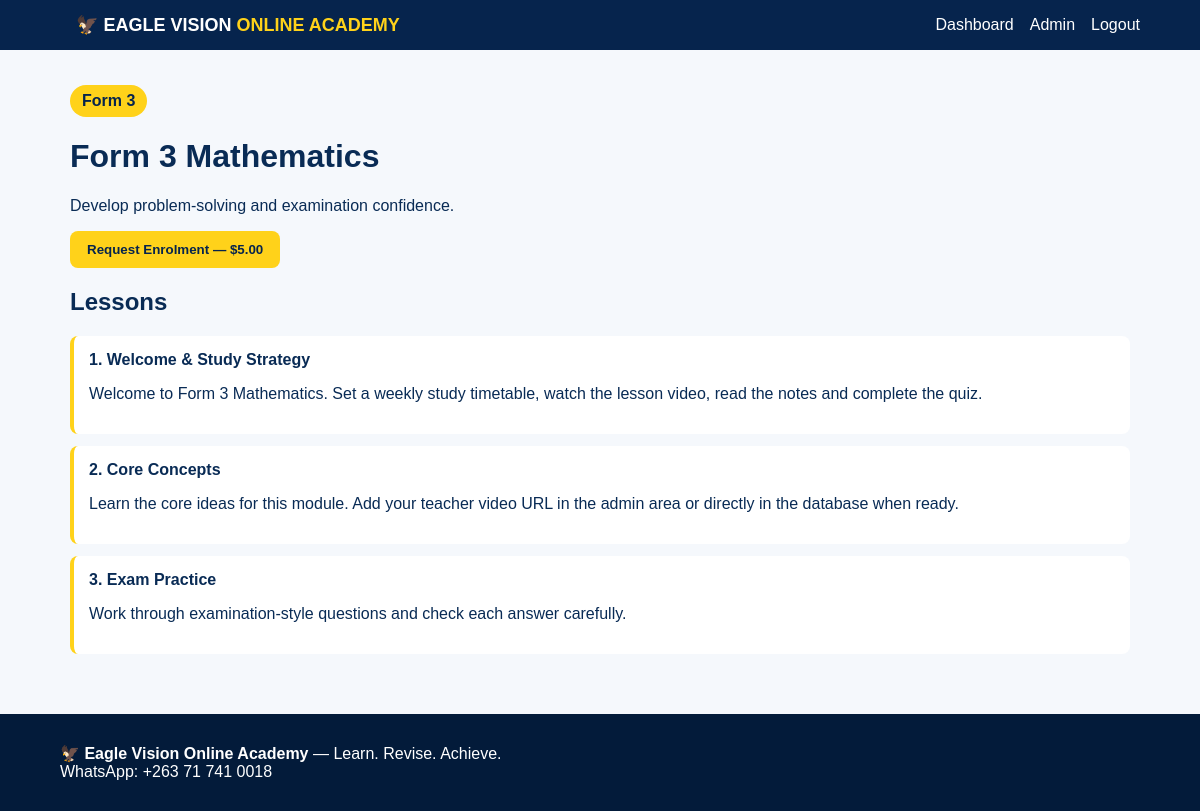
The app's page /course/3 (signed in) with its own data.
### tables this page shows
CREATE TABLE courses(
        id INTEGER PRIMARY KEY AUTOINCREMENT,
        title TEXT NOT NULL,
        level TEXT NOT NULL,
        description TEXT,
        price REAL NOT NULL DEFAULT 0,
        active INTEGER NOT NULL DEFAULT 1
    );

CREATE TABLE lessons(
        id INTEGER PRIMARY KEY AUTOINCREMENT,
        course_id INTEGER NOT NULL,
        title TEXT NOT NULL,
        content TEXT,
        video_url TEXT,
        position INTEGER NOT NULL DEFAULT 1,
        FOREIGN KEY(course_id) REFERENCES courses(id)
    );

### app.py (the view)
@app.route("/course/<int:course_id>")
@login_required
def course(course_id):
    c = db().execute("SELECT * FROM courses WHERE id=?", (course_id,)).fetchone()
    if not c: return "Course not found", 404
    enrollment = db().execute("SELECT * FROM enrollments WHERE user_id=? AND course_id=?",(g.user["id"],course_id)).fetchone()
    lessons = db().execute("""SELECT l.*, COALESCE(p.completed,0) completed
                              FROM lessons l LEFT JOIN lesson_progress p
                              ON p.lesson_id=l.id AND p.user_id=?
                              WHERE l.course_id=? ORDER BY l.position""",(g.user["id"],course_id)).fetchall()
    quizzes = db().execute("SELECT * FROM quizzes WHERE course_id=?", (course_id,)).fetchall()
    return render_template("course.html", course=c, enrollment=enrollment, lessons=lessons, quizzes=quizzes)

### app.py (called while the page is built)
def db():
    if "db" not in g:
        g.db = sqlite3.connect(DB)
        g.db.row_factory = sqlite3.Row
    return g.db

@app.before_request
def load_user():
    g.user = None
    if session.get("user_id"):
        g.user = db().execute("SELECT * FROM users WHERE id=?", (session["user_id"],)).fetchone()

def login_required(view):
    @wraps(view)
    def wrapped(*args, **kwargs):
        if not g.user:
            flash("Please log in to continue.")
            return redirect(url_for("login"))
        return view(*args, **kwargs)
    return wrapped

### templates/course.html (shortened to what this page needs)
{% extends "base.html" %}{% block content %}<div class="container"><span class="pill">{{course.level}}</span><h1>{{course.title}}</h1><p>{{course.description}}</p>{% if not enrollment %}<form method="post" action="{{url_for('enrol',course_id=course.id)}}"><button class="btn">Request Enrolment — ${{"%.2f"|format(course.price)}}</button></form>{% elif enrollment.status != 'active' %}<p class="flash">Enrolment: {{enrollment.status}} <a class="btn" href="{{url_for('pay',course_id=course.id)}}">Submit Payment</a></p>{% else %}<p class="flash">Course Active ✅</p>{% endif %}
<h2>Lessons</h2>{% for l in lessons %}<div class="lesson"><strong>{{l.position}}. {{l.title}}</strong><p>{{l.content}}</p></div>{% endfor %}
</div>{% endblock %}

### static/style.css (style rules this page uses)
* { box-sizing:border-box }
body { margin:0;font-family:Arial,Helvetica,sans-serif;background:#f5f8fc;color:#092b55 }
.btn { display:inline-block;background:#ffd21a;color:#06244d;border:0;border-radius:8px;padding:11px 17px;font-weight:800;cursor:pointer }
.container { max-width:1100px;margin:35px auto;padding:0 20px }
.pill { display:inline-block;background:#ffd21a;color:#06244d;padding:7px 12px;border-radius:20px;font-weight:bold }
.lesson { border-left:4px solid #ffd21a;padding:15px;background:#fff;margin:12px 0;border-radius:8px }

### records on screen
courses: level "Form 3", title "Form 3 Mathematics", description "Develop problem-solving and examination confidence.", price "5.00"
lessons: position "1", title "Welcome & Study Strategy", content "Welcome to Form 3 Mathematics. Set a weekly study timetable, watch the lesson video, read the notes and complete the quiz."
lessons: position "2", title "Core Concepts", content "Learn the core ideas for this module. Add your teacher video URL in the admin area or directly in the database when ready."
lessons: position "3", title "Exam Practice", content "Work through examination-style questions and check each answer carefully."
